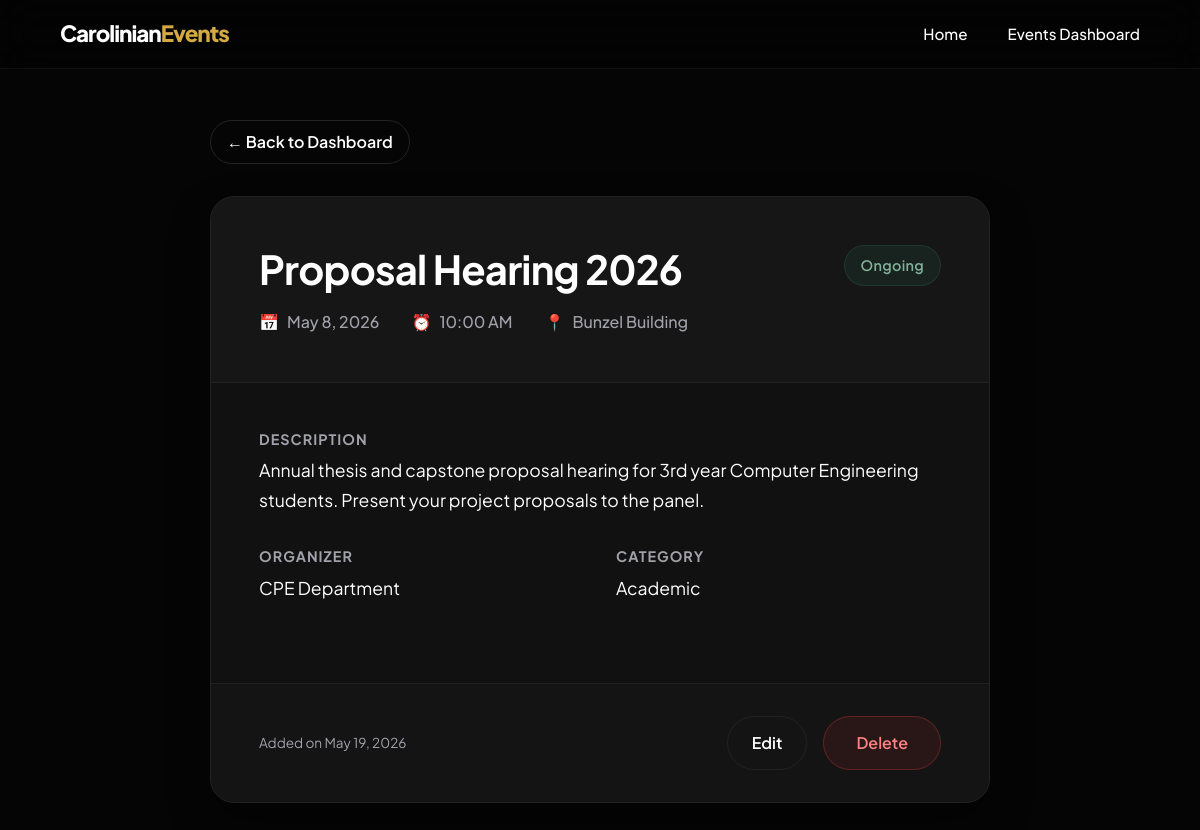
Screenshot of /view.php?id=2 with the database file from the repository.
### tables this page shows
CREATE TABLE IF NOT EXISTS events (
    id          INT(11)         NOT NULL AUTO_INCREMENT,
    event_name  VARCHAR(255)    NOT NULL,
    organizer   VARCHAR(255)    NOT NULL,
    description TEXT            NOT NULL,
    event_date  DATE            NOT NULL,
    event_time  TIME            NOT NULL,
    location    VARCHAR(255)    NOT NULL,
    category    VARCHAR(255)    NOT NULL DEFAULT 'Academic',
    status      ENUM('Upcoming', 'Ongoing', 'Completed')
                                NOT NULL DEFAULT 'Upcoming',
    created_at  TIMESTAMP       DEFAULT CURRENT_TIMESTAMP,

    PRIMARY KEY (id)
);

### view.php (the view, shortened to what this page needs)
<?php
$mode = 'dashboard';
$event = null;
if (isset($_GET['id'])) {
    $id = intval($_GET['id']);
    $result = $conn->query("SELECT * FROM events WHERE id=$id");
    if ($result && $result->num_rows > 0) {
        $event = $result->fetch_assoc();
        $mode = 'detail';
    } else {
        header("Location: view.php");
        exit;
    }
}
$events = [];
$search = '';
$sort = 'date_desc';
?>
<!DOCTYPE html>
<html lang="en">
<head>
    <link rel="stylesheet" href="style.css">
</head>
<body>
    <nav class="navbar scrolled" id="navbar">
        <div class="nav-container">
            <a href="index.php" class="brand">Carolinian<span>Events</span></a>
            <div class="nav-links">
                <a href="index.php">Home</a>
                <a href="view.php">Events Dashboard</a>
            </div>
        </div>
    </nav>
<?php if ($mode === 'dashboard'): ?>
    <div class="dashboard-container">
        <div class="dashboard-header reveal">
            <h1>Events Dashboard</h1>
            <a href="create.php" class="btn btn-primary">+ Add New Event</a>
        </div>
        <div class="dashboard-controls reveal stagger-1">
            <form method="GET" action="view.php" class="controls-form">
                <div class="control-group">
                    <input type="text" name="search" class="search-input" placeholder="Search events..." value="<?= htmlspecialchars($search) ?>">
                </div>
                <div class="control-group">
                    <select name="sort" class="sort-select" onchange="this.form.submit()">
                        <option value="date_desc" <?= $sort == 'date_desc' ? 'selected' : '' ?>>Newest First</option>
                        <option value="date_asc" <?= $sort == 'date_asc' ? 'selected' : '' ?>>Oldest First</option>
                        <option value="name_asc" <?= $sort == 'name_asc' ? 'selected' : '' ?>>Name A-Z</option>
                        <option value="name_desc" <?= $sort == 'name_desc' ? 'selected' : '' ?>>Name Z-A</option>
                    </select>
                </div>
                <noscript><button type="submit" class="btn btn-secondary noscript-apply">Apply</button></noscript>
            </form>
        </div>
        <div class="table-container reveal stagger-2">
            <table class="events-table">
                <thead>
                    <tr>
                        <th>#</th>
                        <th>Event Name</th>
                        <th>Date & Time</th>
                        <th>Location</th>
                        <th>Category</th>
                        <th>Status</th>
                        <th>Actions</th>
                    </tr>
                </thead>
                <tbody>
                    <?php if (empty($events)): ?>
                        <tr>
                            <td colspan="7" class="empty-row">No events found.</td>
                        </tr>
                    <?php else: ?>
                        <?php foreach ($events as $index => $ev): ?>
                            <tr>
                                <td data-label="#"><?= $index + 1 ?></td>
                                <td data-label="Event Name" class="event-name-cell"><?= htmlspecialchars($ev['event_name']) ?></td>
                                <td data-label="Date & Time">
                                    <?= date('M d, Y', strtotime($ev['event_date'])) ?><br>
                                    <small class="time-muted"><?= date('h:i A', strtotime($ev['event_time'])) ?></small>
                                </td>
                                <td data-label="Location"><?= htmlspecialchars($ev['location']) ?></td>
                                <td data-label="Category"><?= htmlspecialchars($ev['category']) ?></td>
                                <td data-label="Status">
                                    <span class="status-badge status-<?= $ev['status'] ?>"><?= $ev['status'] ?></span>
                                </td>
                                <td data-label="Actions" class="action-links">
                                    <a href="view.php?id=<?= $ev['id'] ?>" class="action-view">View</a>
                                    <a href="update.php?id=<?= $ev['id'] ?>" class="action-edit">Edit</a>
                                    <a href="#" onclick="confirmDelete(<?= $ev['id'] ?>)" class="action-delete">Delete</a>
                                </td>
                            </tr>
                        <?php endforeach; ?>
                    <?php endif; ?>
                </tbody>
            </table>
        </div>
    </div>
<?php else: ?>
    <div class="view-container">
        <a href="view.php" class="btn btn-secondary back-btn">&larr; Back to Dashboard</a>
        <div class="event-card reveal active">
            <div class="event-header">
                <h1><?= htmlspecialchars($event['event_name']) ?></h1>
                <span class="status-badge detail-badge status-<?= $event['status'] ?>"><?= $event['status'] ?></span>
                <div class="event-meta">
                    <div class="meta-item">
                        <span>📅</span> <?= date('F j, Y', strtotime($event['event_date'])) ?>
                    </div>
                    <div class="meta-item">
                        <span>⏰</span> <?= date('h:i A', strtotime($event['event_time'])) ?>
                    </div>
                    <div class="meta-item">
                        <span>📍</span> <?= htmlspecialchars($event['location']) ?>
                    </div>
                </div>
            </div>
            <div class="event-body">
                <div class="event-section">
                    <h3>Description</h3>
                    <p><?= nl2br(htmlspecialchars($event['description'])) ?: '<em>No description provided.</em>' ?></p>
                </div>
                <div class="event-detail-grid">
                    <div class="event-section">
                        <h3>Organizer</h3>
                        <p><?= htmlspecialchars($event['organizer']) ?></p>
                    </div>
                    <div class="event-section">
                        <h3>Category</h3>
                        <p><?= htmlspecialchars($event['category']) ?></p>
                    </div>
                </div>
            </div>
            <div class="event-footer">
                <div class="event-footer-date">
                    Added on <?= date('M d, Y', strtotime($event['created_at'])) ?>
                </div>
                <div class="action-group">
                    <a href="update.php?id=<?= $event['id'] ?>" class="btn btn-secondary btn-sm">Edit</a>
                    <a href="#" onclick="confirmDelete(<?= $event['id'] ?>)" class="btn btn-primary btn-danger">Delete</a>
                </div>
            </div>
        </div>
    </div>
<?php endif; ?>
</body>
</html>

### style.css (style rules this page uses)
:root { --primary: #1B6B3A; --primary-light: #2A8C4F; --accent: #D4A843; --accent-hover: #E6BB55; --bg-dark: #050505; --bg-surface: #0a0a0a; --bg-card: #111111; --border: #222222; --text-main: #FFFFFF; --text-muted: #A1A1AA; }
* { margin: 0; padding: 0; box-sizing: border-box; }
html { scroll-behavior: smooth; }
body { font-family: 'Plus Jakarta Sans', sans-serif; background-color: var(--bg-dark); color: var(--text-main); line-height: 1.6; overflow-x: hidden; }
h1, h2, h3 { line-height: 1.2; font-weight: 700; letter-spacing: -0.02em; }
a { text-decoration: none; color: inherit; }
.btn { display: inline-flex; align-items: center; justify-content: center; padding: 0.8rem 2rem; border-radius: 50px; font-weight: 600; transition: all 0.3s cubic-bezier(0.16, 1, 0.3, 1); cursor: pointer; font-size: 1rem; }
.btn-primary { background: var(--primary); color: white; border: 1px solid var(--primary-light); box-shadow: 0 4px 15px rgba(27, 107, 58, 0.3); }
.btn-secondary { background: transparent; color: white; border: 1px solid var(--border); }
.navbar { position: fixed; top: 0; width: 100%; padding: 1.5rem 5%; display: flex; justify-content: center; z-index: 1000; transition: all 0.4s ease; }
.navbar.scrolled { padding: 1rem 5%; background: rgba(0, 0, 0, 0.4); backdrop-filter: blur(20px); -webkit-backdrop-filter: blur(20px); border-bottom: 1px solid rgba(255, 255, 255, 0.05); }
.nav-container { width: 100%; max-width: 1200px; display: flex; justify-content: space-between; align-items: center; }
.brand { font-size: 1.4rem; font-weight: 800; letter-spacing: -1px; }
.brand span { color: var(--accent); }
.nav-links { display: none; }
.status-badge { display: inline-block; padding: 0.35rem 0.9rem; border-radius: 50px; font-size: 0.8rem; font-weight: 600; letter-spacing: 0.3px; }
.status-Ongoing { background: rgba(45, 106, 79, 0.15); color: #81B29A; border: 1px solid rgba(45, 106, 79, 0.2); }
.view-container { padding: 120px 5% 5rem; max-width: 900px; margin: 0 auto; }
.back-btn { margin-bottom: 2rem; padding: 0.5rem 1rem; }
.event-card { background: var(--bg-card); border-radius: 24px; border: 1px solid var(--border); overflow: hidden; box-shadow: 0 20px 40px rgba(0,0,0,0.4); }
.event-header { padding: 3rem; background: rgba(255, 255, 255, 0.02); border-bottom: 1px solid var(--border); position: relative; }
.event-header h1 { font-size: 2.5rem; margin-bottom: 1rem; padding-right: 100px; }
.event-header .status-badge { position: absolute; top: 3rem; right: 3rem; padding: 0.5rem 1rem; font-size: 0.9rem; }
.status-Ongoing.detail-badge { border: 1px solid rgba(45, 106, 79, 0.3); }
.event-meta { display: flex; gap: 2rem; color: var(--text-muted); font-weight: 500; flex-wrap: wrap; }
.meta-item { display: flex; align-items: center; gap: 0.5rem; }
.event-body { padding: 3rem; }
.event-section { margin-bottom: 2rem; }
.event-section h3 { color: var(--text-muted); font-size: 0.9rem; text-transform: uppercase; letter-spacing: 1px; margin-bottom: 0.5rem; }
.event-section p { font-size: 1.1rem; line-height: 1.7; }
.event-detail-grid { display: grid; grid-template-columns: 1fr 1fr; gap: 2rem; }
.event-footer { padding: 2rem 3rem; background: rgba(255, 255, 255, 0.01); border-top: 1px solid var(--border); display: flex; justify-content: space-between; align-items: center; }
.event-footer-date { color: var(--text-muted); font-size: 0.85rem; }
.action-group { display: flex; gap: 1rem; }
.action-group .btn-sm { padding: 0.5rem 1.5rem; }
.btn-danger { background: rgba(229, 62, 62, 0.1); border-color: rgba(229, 62, 62, 0.3); color: #FC8181; box-shadow: none; }
.reveal { opacity: 0; transform: translateY(40px); transition: opacity 0.8s cubic-bezier(0.16, 1, 0.3, 1), transform 0.8s cubic-bezier(0.16, 1, 0.3, 1); }
.reveal.active { opacity: 1; transform: translateY(0); }
@media (min-width: 768px) { .nav-links { display: flex; gap: 2.5rem; } }
@media (min-width: 768px) { .nav-links a { font-weight: 500; font-size: 0.95rem; transition: color 0.3s; } }

### rows the page displays
events: event_name "Proposal Hearing 2026", status "Ongoing", event_date "May 8, 2026", event_time "10:00 AM", location "Bunzel Building", description "Annual thesis and capstone proposal hearing for 3rd year Computer Engineering students. Present your project proposals to the panel.", organizer "CPE Department", category "Academic", created_at "May 19, 2026"
